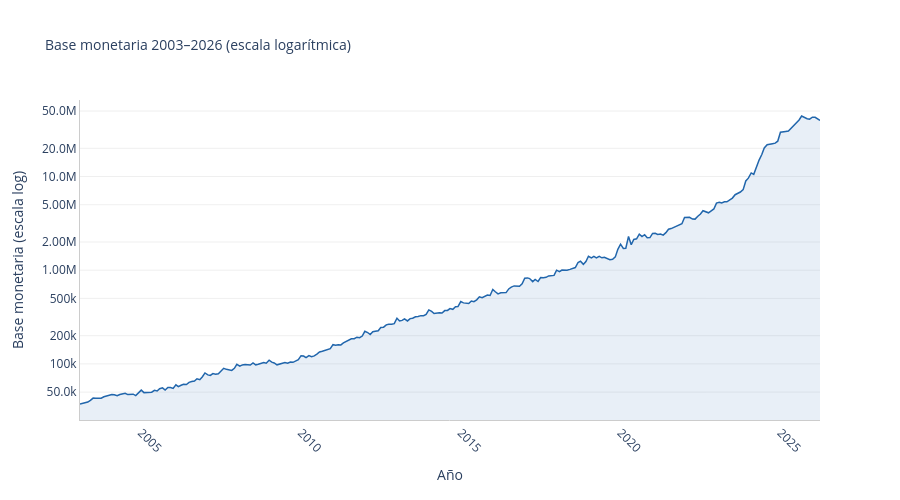

The code cell stored with this chart in its notebook:
### Code cell
import plotly.graph_objects as go

fig = go.Figure()

fig.add_trace(go.Scatter(
    x=df_03_base['fecha'],
    y=df_03_base['base monetaria saldo'],
    mode='lines',
    line=dict(color='#2166ac', width=1.5),
    fill='tozeroy',
    fillcolor='rgba(33, 102, 172, 0.1)',
    name='Base monetaria'
))

fig.update_layout(
    title=dict(
        text='Base monetaria 2003–2026 (escala logarítmica)',
        font=dict(size=14)
    ),
    xaxis=dict(
        title='Año',
        showgrid=False,
        tickangle=45,
    ),
    yaxis=dict(
        title='Base monetaria (escala log)',
        type='log',
        tickformat='.3s',
        gridcolor='#e5e5e5',
        gridwidth=0.6,
    ),
    plot_bgcolor='white',
    paper_bgcolor='white',
    height=500,
    width=900,
)

fig.update_xaxes(showline=True, linecolor='#cccccc')
fig.update_yaxes(showline=True, linecolor='#cccccc')

fig.show()

### Figure 1 — Plotly figure (JSON) as saved in the notebook; plotly's stock layout.template omitted (floating-point values rounded to 4 significant figures; data arrays with more than 128 entries replaced by an {"elided": "..."} marker saying what was removed)
{"data": [{"fill": "tozeroy", "fillcolor": "rgba(33, 102, 172, 0.1)", "line": {"color": "#2166ac", "width": 1.5}, "mode": "lines", "name": "Base monetaria", "type": "scatter", "x": {"elided": "279 str values"}, "y": {"elided": "279 float values"}}], "layout": {"height": 500, "paper_bgcolor": "white", "plot_bgcolor": "white", "title": {"font": {"size": 14}, "text": "Base monetaria 2003–2026 (escala logarítmica)"}, "width": 900, "xaxis": {"linecolor": "#cccccc", "showgrid": false, "showline": true, "tickangle": 45, "title": {"text": "Año"}}, "yaxis": {"gridcolor": "#e5e5e5", "gridwidth": 0.6, "linecolor": "#cccccc", "showline": true, "tickformat": ".3s", "title": {"text": "Base monetaria (escala log)"}, "type": "log"}}}
